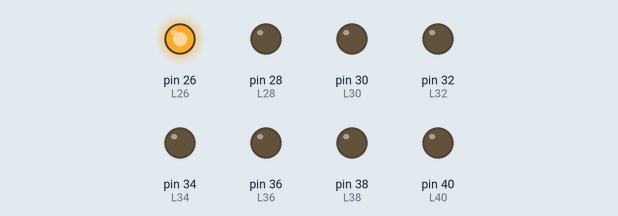
Simulated run of this sketch. Board: Arduino Mega 2560, built with avr-gcc and run on an emulated ATmega2560. Parts: output pins drawn as LEDs (lit = HIGH).

Above: at 0.5 s.
At 1.5 s:
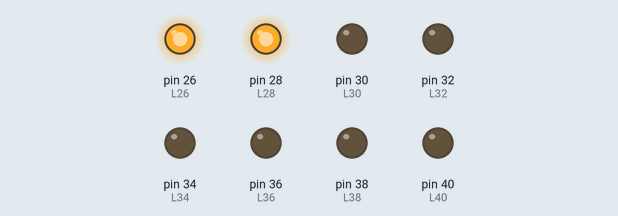
At 2.5 s:
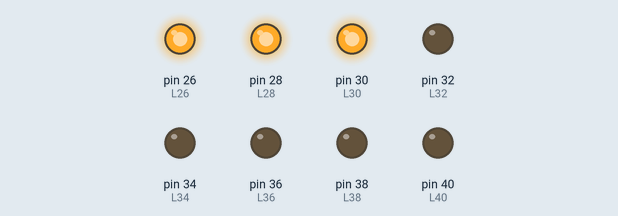
At 3.5 s:
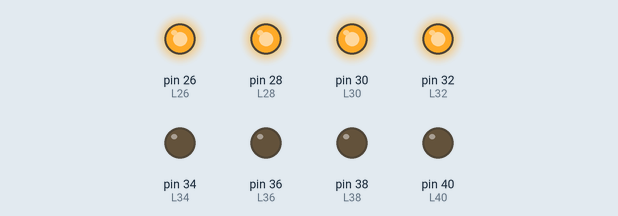
At 4.5 s:
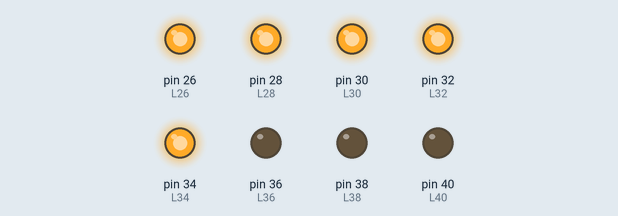
At 5.5 s:
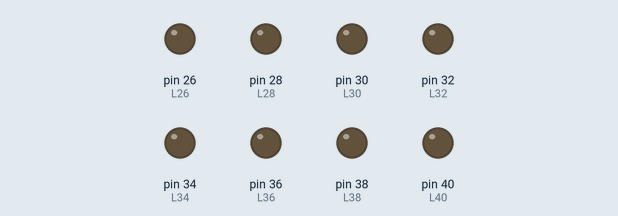
Timing chart, 0 to 7.8 s (numbered marks = the images above):
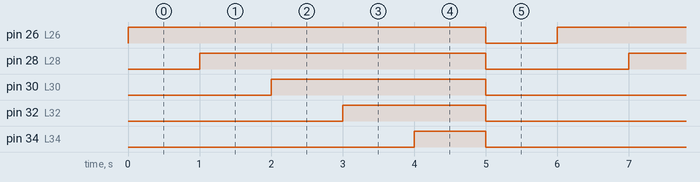

Measured:
- by itself, pin 26 (L26): alternates HIGH for 5.0 s and LOW for 1.0 s
- by itself, pin 28 (L28): alternates HIGH for 4.0 s and LOW for 2.0 s
- by itself, pin 30 (L30): alternates HIGH for 3.0 s and LOW for 3.0 s
- by itself, pin 32 (L32): alternates HIGH for 2.0 s and LOW for 4.0 s
- by itself, pin 34 (L34): alternates HIGH for 1.0 s and LOW for 5.0 s

The sketch:

Light_Systems.ino
```cpp
void setup() {
  // put your setup code here, to run once:
#define L26 26
#define L28 28
#define L30 30
#define L32 32
#define L34 34
#define L36 36
#define L38 38
#define L40 40
  pinMode(L26, OUTPUT);
  pinMode(L28, OUTPUT);
  pinMode(L30, OUTPUT);
  pinMode(L32, OUTPUT);
  pinMode(L34, OUTPUT);
  pinMode(L36, OUTPUT);
  pinMode(L38, OUTPUT);
  pinMode(L40, OUTPUT);
}

void loop() {
  // put your main code here, to run repeatedly:

  int x = 1000;

  digitalWrite(L26, LOW);
  digitalWrite(L28, LOW);
  digitalWrite(L30, LOW);
  digitalWrite(L32, LOW);
  digitalWrite(L34, LOW);
  digitalWrite(L36, LOW);
  digitalWrite(L38, LOW);
  digitalWrite(L40, LOW);

  while (true) {
    digitalWrite(L26, HIGH);
    delay(x);
    digitalWrite(L28, HIGH);
    delay(x);
    digitalWrite(L30, HIGH);
    delay(x);
    digitalWrite(L32, HIGH);
    delay(x);
    digitalWrite(L34, HIGH);
    delay(x);
    digitalWrite(L26, LOW);
    digitalWrite(L28, LOW);
    digitalWrite(L30, LOW);
    digitalWrite(L32, LOW);
    digitalWrite(L34, LOW);
    delay(x);
  }
}
```
